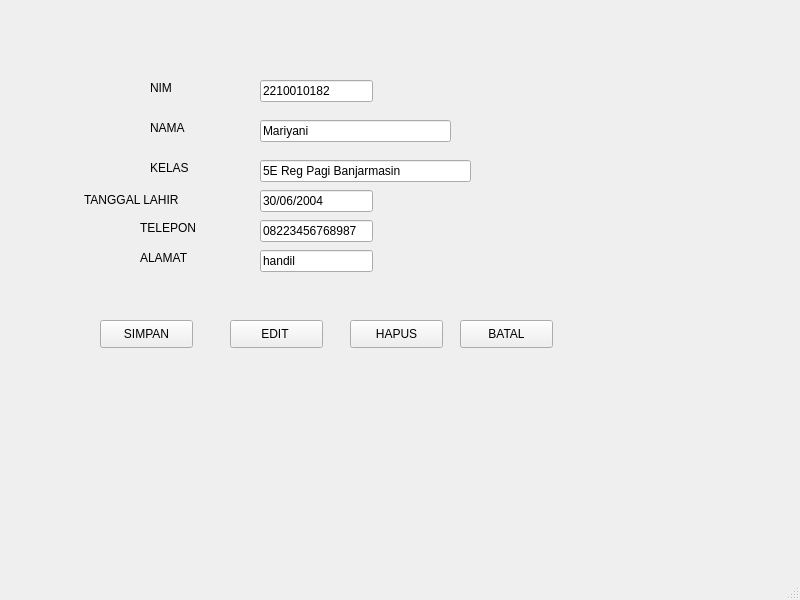
<?xml version="1.0" encoding="UTF-8"?>
<ui version="4.0">
 <class>MainWindow</class>
 <widget class="QMainWindow" name="MainWindow">
  <property name="geometry">
   <rect>
    <x>0</x>
    <y>0</y>
    <width>800</width>
    <height>600</height>
   </rect>
  </property>
  <property name="windowTitle">
   <string>MainWindow</string>
  </property>
  <widget class="QWidget" name="centralwidget">
   <widget class="QLineEdit" name="lineEdit">
    <property name="geometry">
     <rect>
      <x>260</x>
      <y>80</y>
      <width>113</width>
      <height>22</height>
     </rect>
    </property>
    <property name="text">
     <string>2210010182</string>
    </property>
   </widget>
   <widget class="QLineEdit" name="lineEdit_2">
    <property name="geometry">
     <rect>
      <x>260</x>
      <y>120</y>
      <width>191</width>
      <height>22</height>
     </rect>
    </property>
    <property name="text">
     <string>Mariyani</string>
    </property>
   </widget>
   <widget class="QLineEdit" name="lineEdit_3">
    <property name="geometry">
     <rect>
      <x>260</x>
      <y>160</y>
      <width>211</width>
      <height>22</height>
     </rect>
    </property>
    <property name="text">
     <string>5E Reg Pagi Banjarmasin</string>
    </property>
   </widget>
   <widget class="QLineEdit" name="lineEdit_4">
    <property name="geometry">
     <rect>
      <x>260</x>
      <y>190</y>
      <width>113</width>
      <height>22</height>
     </rect>
    </property>
    <property name="text">
     <string>30/06/2004</string>
    </property>
   </widget>
   <widget class="QLabel" name="label">
    <property name="geometry">
     <rect>
      <x>150</x>
      <y>80</y>
      <width>55</width>
      <height>16</height>
     </rect>
    </property>
    <property name="text">
     <string>NIM</string>
    </property>
   </widget>
   <widget class="QLabel" name="label_2">
    <property name="geometry">
     <rect>
      <x>150</x>
      <y>120</y>
      <width>55</width>
      <height>16</height>
     </rect>
    </property>
    <property name="text">
     <string>NAMA</string>
    </property>
   </widget>
   <widget class="QLabel" name="label_3">
    <property name="geometry">
     <rect>
      <x>150</x>
      <y>160</y>
      <width>55</width>
      <height>16</height>
     </rect>
    </property>
    <property name="text">
     <string>KELAS</string>
    </property>
   </widget>
   <widget class="QLabel" name="label_4">
    <property name="geometry">
     <rect>
      <x>84</x>
      <y>190</y>
      <width>121</width>
      <height>20</height>
     </rect>
    </property>
    <property name="text">
     <string>TANGGAL LAHIR</string>
    </property>
   </widget>
   <widget class="QLabel" name="label_5">
    <property name="geometry">
     <rect>
      <x>140</x>
      <y>220</y>
      <width>55</width>
      <height>16</height>
     </rect>
    </property>
    <property name="text">
     <string>TELEPON</string>
    </property>
   </widget>
   <widget class="QLabel" name="label_6">
    <property name="geometry">
     <rect>
      <x>140</x>
      <y>250</y>
      <width>55</width>
      <height>16</height>
     </rect>
    </property>
    <property name="text">
     <string>ALAMAT</string>
    </property>
   </widget>
   <widget class="QLineEdit" name="lineEdit_5">
    <property name="geometry">
     <rect>
      <x>260</x>
      <y>220</y>
      <width>113</width>
      <height>22</height>
     </rect>
    </property>
    <property name="text">
     <string>08223456768987</string>
    </property>
   </widget>
   <widget class="QLineEdit" name="lineEdit_6">
    <property name="geometry">
     <rect>
      <x>260</x>
      <y>250</y>
      <width>113</width>
      <height>22</height>
     </rect>
    </property>
    <property name="text">
     <string>handil</string>
    </property>
   </widget>
   <widget class="QPushButton" name="pushButton">
    <property name="geometry">
     <rect>
      <x>100</x>
      <y>320</y>
      <width>93</width>
      <height>28</height>
     </rect>
    </property>
    <property name="text">
     <string>SIMPAN</string>
    </property>
   </widget>
   <widget class="QPushButton" name="pushButton_2">
    <property name="geometry">
     <rect>
      <x>230</x>
      <y>320</y>
      <width>93</width>
      <height>28</height>
     </rect>
    </property>
    <property name="text">
     <string>EDIT </string>
    </property>
   </widget>
   <widget class="QPushButton" name="pushButton_3">
    <property name="geometry">
     <rect>
      <x>350</x>
      <y>320</y>
      <width>93</width>
      <height>28</height>
     </rect>
    </property>
    <property name="text">
     <string>HAPUS</string>
    </property>
   </widget>
   <widget class="QPushButton" name="pushButton_4">
    <property name="geometry">
     <rect>
      <x>460</x>
      <y>320</y>
      <width>93</width>
      <height>28</height>
     </rect>
    </property>
    <property name="text">
     <string>BATAL</string>
    </property>
   </widget>
  </widget>
  <widget class="QMenuBar" name="menubar">
   <property name="geometry">
    <rect>
     <x>0</x>
     <y>0</y>
     <width>800</width>
     <height>21</height>
    </rect>
   </property>
  </widget>
  <widget class="QStatusBar" name="statusbar"/>
 </widget>
 <resources/>
 <connections/>
</ui>
